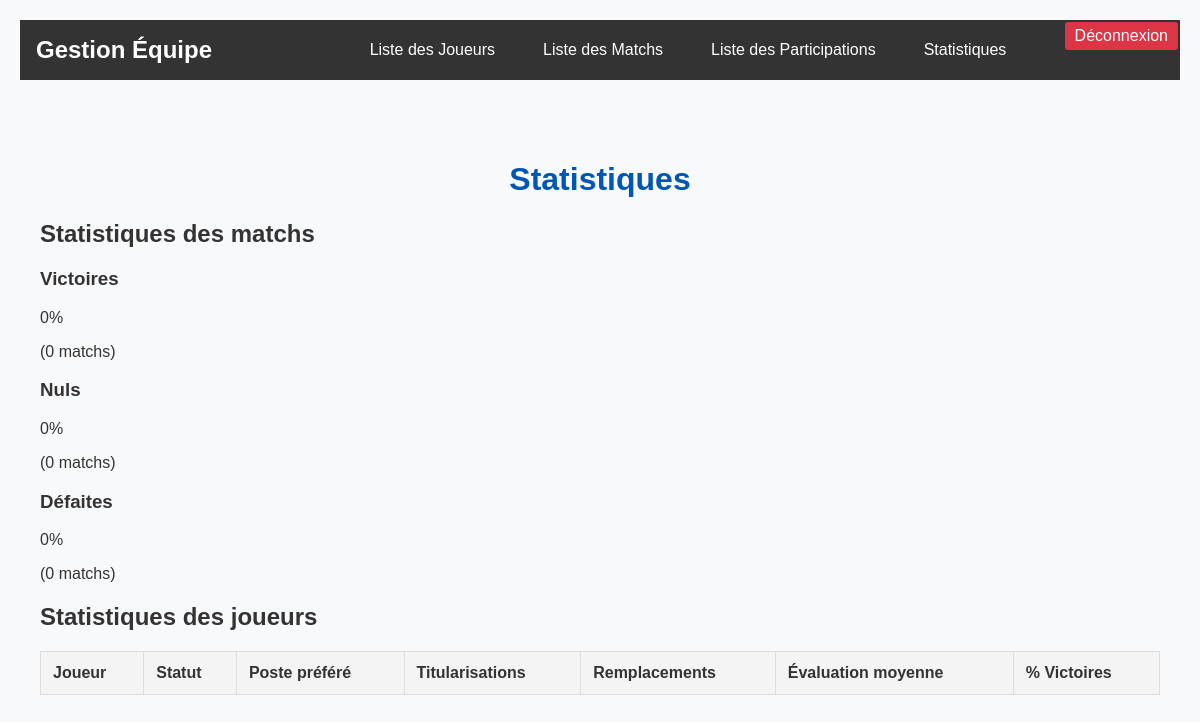
/vue/statistiques.php, run on an earlier commit of the app's database.
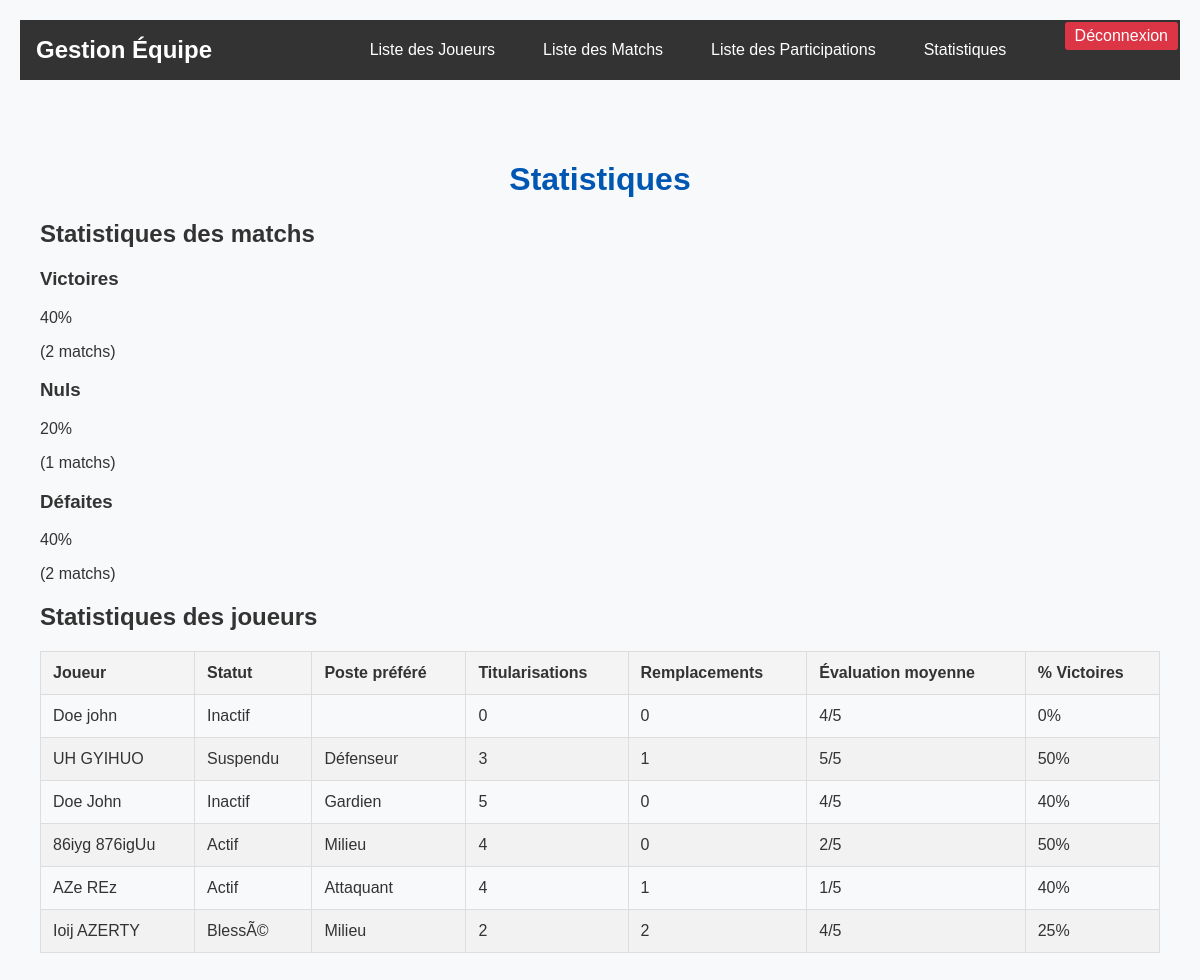
And on a later commit of the database.
### tables this page shows
CREATE TABLE `joueur` (
  `numero_de_licence` varchar(50) NOT NULL,
  `nom` varchar(50) DEFAULT NULL,
  `prenom` varchar(50) DEFAULT NULL,
  `date_naissance` date DEFAULT NULL,
  `taille` decimal(15,0) DEFAULT NULL,
  `poids` decimal(15,0) DEFAULT NULL,
  `evaluation` decimal(1,0) DEFAULT NULL,
  `statut` varchar(8) DEFAULT NULL
);

### modele/statistiquesModel.php (called while the page is built, shortened)
<?php
require_once '../config/bd.php';
function getStatistiquesMatchs() {
    global $linkpdo;
    $requete = $linkpdo->prepare("
        SELECT
            COUNT(DISTINCT Id_match) as total,
            COUNT(DISTINCT CASE WHEN Resultat_match = 'Victoire' THEN Id_match END) as victoires,
            COUNT(DISTINCT CASE WHEN Resultat_match = 'Nul' THEN Id_match END) as nuls,
            COUNT(DISTINCT CASE WHEN Resultat_match = 'Défaite' THEN Id_match END) as defaites
        FROM match_foot
        WHERE Resultat_match != 'Non joué'
    ");
    $requete->execute();
    return $requete->fetch(PDO::FETCH_ASSOC);
}
function getStatistiquesJoueurs() {
    global $linkpdo;
    $sql = "
        SELECT
            j.numero_de_licence,
            j.nom,
            j.prenom,
            j.statut,
            j.evaluation as evaluation_entraineur,
            COUNT(DISTINCT CASE WHEN p.Titulaire = 1 THEN p.Id_match END) as nb_titularisations,
            COUNT(DISTINCT CASE WHEN p.Titulaire = 0 THEN p.Id_match END) as nb_remplacements,
            MAX(p.Poste) as poste_prefere,
            COUNT(DISTINCT CASE WHEN m.Resultat_match != 'Non joué' THEN m.Id_match END) as total_matchs,
            COUNT(DISTINCT CASE WHEN m.Resultat_match = 'Victoire' THEN m.Id_match END) as matchs_gagnes
        FROM joueur j
        LEFT JOIN participation_match p ON j.numero_de_licence = p.numero_de_licence
        LEFT JOIN match_foot m ON p.Id_match = m.Id_match AND m.Resultat_match != 'Non joué'
        GROUP BY j.numero_de_licence, j.nom, j.prenom, j.statut, j.evaluation
    ";
    try {
        $requete = $linkpdo->prepare($sql);
        $requete->execute();
        $resultats = $requete->fetchAll(PDO::FETCH_ASSOC);
        return $resultats;
    } catch (PDOException $e) {
        error_log("Error in getStatistiquesJoueurs: " . $e->getMessage());
        return [];
    }
}

### controleur/statistiquesControleur.php (called while the page is built, shortened)
<?php
require_once '../modele/statistiquesModel.php';
function calculerStatistiques() {
    $stats_matchs = getStatistiquesMatchs();
    $stats_joueurs = getStatistiquesJoueurs();
    $total_matchs = $stats_matchs['total'];
    $pourcentages = [
        'victoires' => $total_matchs > 0 ? round(($stats_matchs['victoires'] / $total_matchs) * 100, 2) : 0,
        'nuls' => $total_matchs > 0 ? round(($stats_matchs['nuls'] / $total_matchs) * 100, 2) : 0,
        'defaites' => $total_matchs > 0 ? round(($stats_matchs['defaites'] / $total_matchs) * 100, 2) : 0
    ];
    return [
        'matchs' => $stats_matchs,
        'pourcentages' => $pourcentages,
        'joueurs' => $stats_joueurs
    ];
}

### vue/statistiques.php (the view, shortened to what this page needs)
<?php
require_once '../controleur/statistiquesControleur.php';
include "header.php";
$stats = calculerStatistiques();
?>
<!DOCTYPE html>
<html lang="fr">
<head>
    <link rel="stylesheet" href="./css/style.css">
</head>
<body>
    <div class="container">
        <h1>Statistiques</h1>
        <section>
            <h2>Statistiques des matchs</h2>
            <div class="stats-grid">
                <div class="stat-box">
                    <h3>Victoires</h3>
                    <p><?php echo $stats['pourcentages']['victoires']; ?>%</p>
                    <p>(<?php echo $stats['matchs']['victoires']; ?> matchs)</p>
                </div>
                <div class="stat-box">
                    <h3>Nuls</h3>
                    <p><?php echo $stats['pourcentages']['nuls']; ?>%</p>
                    <p>(<?php echo $stats['matchs']['nuls']; ?> matchs)</p>
                </div>
                <div class="stat-box">
                    <h3>Défaites</h3>
                    <p><?php echo $stats['pourcentages']['defaites']; ?>%</p>
                    <p>(<?php echo $stats['matchs']['defaites']; ?> matchs)</p>
                </div>
            </div>
        </section>
        <section>
            <h2>Statistiques des joueurs</h2>
            <table>
                <thead>
                    <tr>
                        <th>Joueur</th>
                        <th>Statut</th>
                        <th>Poste préféré</th>
                        <th>Titularisations</th>
                        <th>Remplacements</th>
                        <th>Évaluation moyenne</th>
                        <th>% Victoires</th>
                    </tr>
                </thead>
                <tbody>
                    <?php foreach ($stats['joueurs'] as $joueur): ?>
                    <tr>
                        <td><?php echo htmlspecialchars($joueur['nom'] . ' ' . $joueur['prenom']); ?></td>
                        <td><?php echo htmlspecialchars($joueur['statut']); ?></td>
                        <td><?php echo htmlspecialchars($joueur['poste_prefere']); ?></td>
                        <td><?php echo $joueur['nb_titularisations']; ?></td>
                        <td><?php echo $joueur['nb_remplacements']; ?></td>
                        <td><?php echo $joueur['evaluation_entraineur']; ?>/5</td>
                        <td><?php echo $joueur['pourcentage_victoires']; ?>%</td>
                    </tr>
                    <?php endforeach; ?>
                </tbody>
            </table>
        </section>
    </div>
</body>
</html>

What changed in the data, as far as the page shows it:
added joueur: nom+prenom "Doe john", statut "Inactif", nb_titularisations "0", nb_remplacements "0", evaluation "4", pourcentage_victoires "0"
added joueur: nom+prenom "UH GYIHUO", statut "Suspendu", poste_prefere "Défenseur", nb_titularisations "3", nb_remplacements "1", evaluation "5", pourcentage_victoires "50"
added joueur: nom+prenom "Doe John", statut "Inactif", poste_prefere "Gardien", nb_titularisations "5", nb_remplacements "0", evaluation "4", pourcentage_victoires "40"
added joueur: nom+prenom "86iyg 876igUu", statut "Actif", poste_prefere "Milieu", nb_titularisations "4", nb_remplacements "0", evaluation "2", pourcentage_victoires "50"
added joueur: nom+prenom "AZe REz", statut "Actif", poste_prefere "Attaquant", nb_titularisations "4", nb_remplacements "1", evaluation "1", pourcentage_victoires "40"
added joueur: nom+prenom "Ioij AZERTY", statut "BlessÃ©", poste_prefere "Milieu", nb_titularisations "2", nb_remplacements "2", evaluation "4", pourcentage_victoires "25"
Also different on the page:
$stats['pourcentages']['victoires']: "0" → "40"
$stats['matchs']['victoires']: "0" → "2"
$stats['pourcentages']['nuls']: "0" → "20"
$stats['matchs']['nuls']: "0" → "1"
$stats['pourcentages']['defaites']: "0" → "40"
$stats['matchs']['defaites']: "0" → "2"
